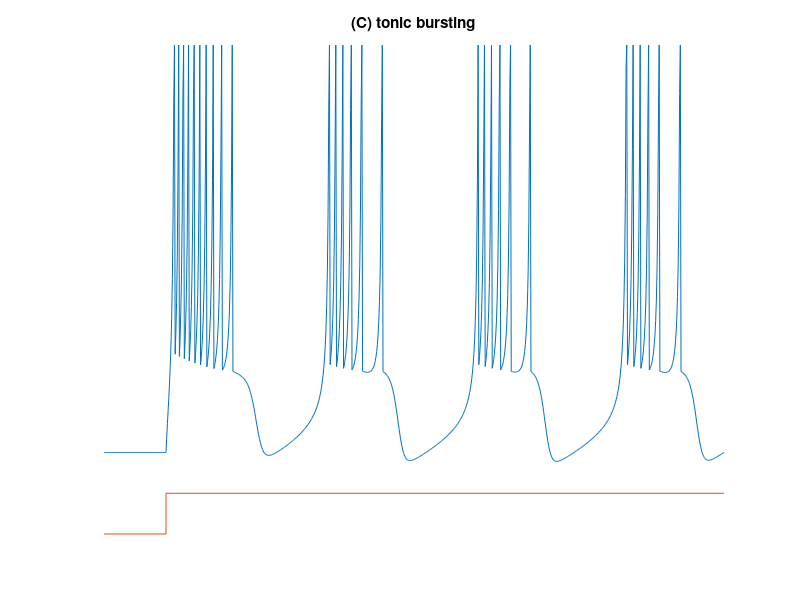

The MATLAB script that drew this image:
a=0.02; b=0.2;  c=-50;  d=2;
V=-70;  u=b*V;
VV=[];  uu=[];
tau = 0.25; tspan = 0:tau:220;
T1=22;
for t=tspan
    if (t>T1) 
        I=15;
    else
        I=0;
    end;
    V = V + tau*(0.04*V^2+5*V+140-u+I);
    u = u + tau*a*(b*V-u);
    if V > 30
        VV(end+1)=30;
        V = c;
        u = u + d;
    else
        VV(end+1)=V;
    end;
    uu(end+1)=u;
end;
plot(tspan,VV,[0 T1 T1 max(tspan)],-90+[0 0 10 10]);
axis([0 max(tspan) -90 30])
axis off;
title('(C) tonic bursting');
